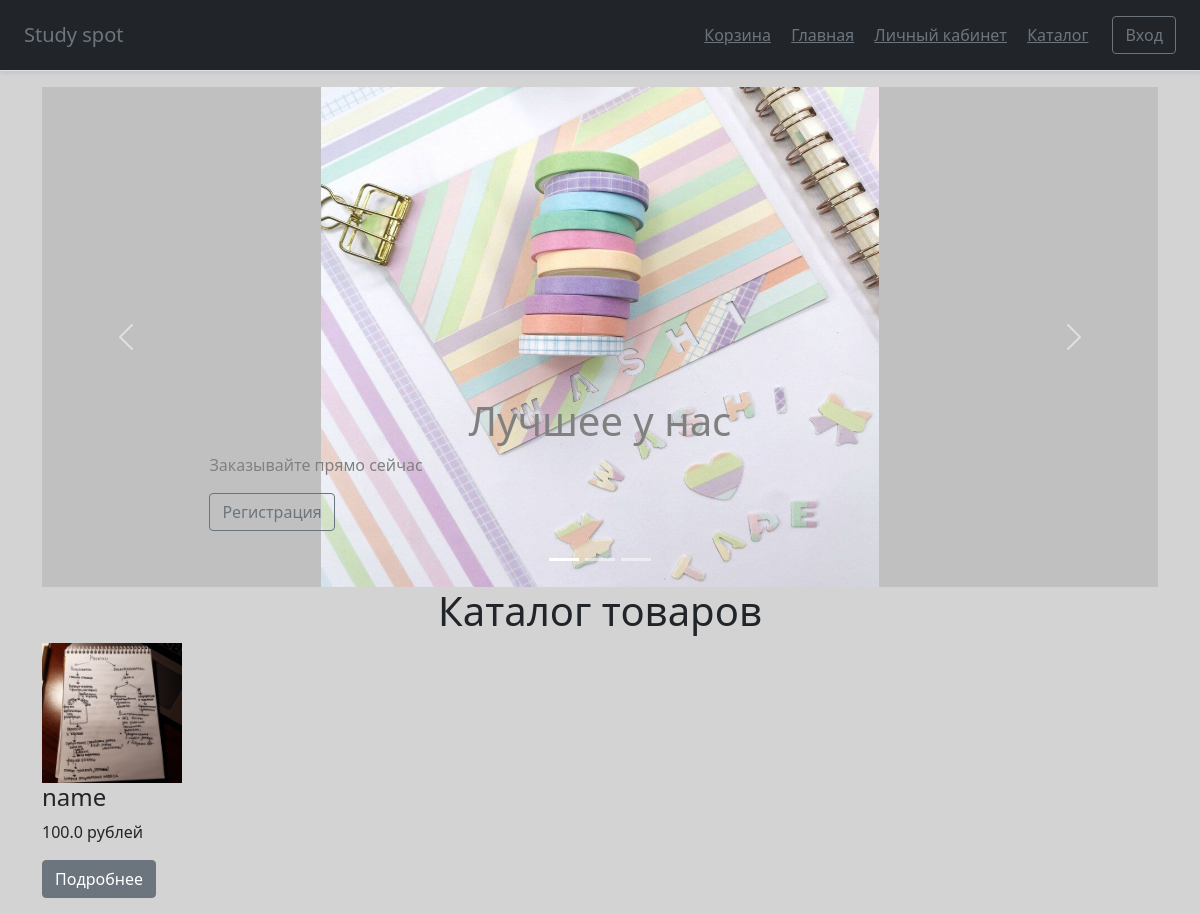
The app's page /catalog, older data.
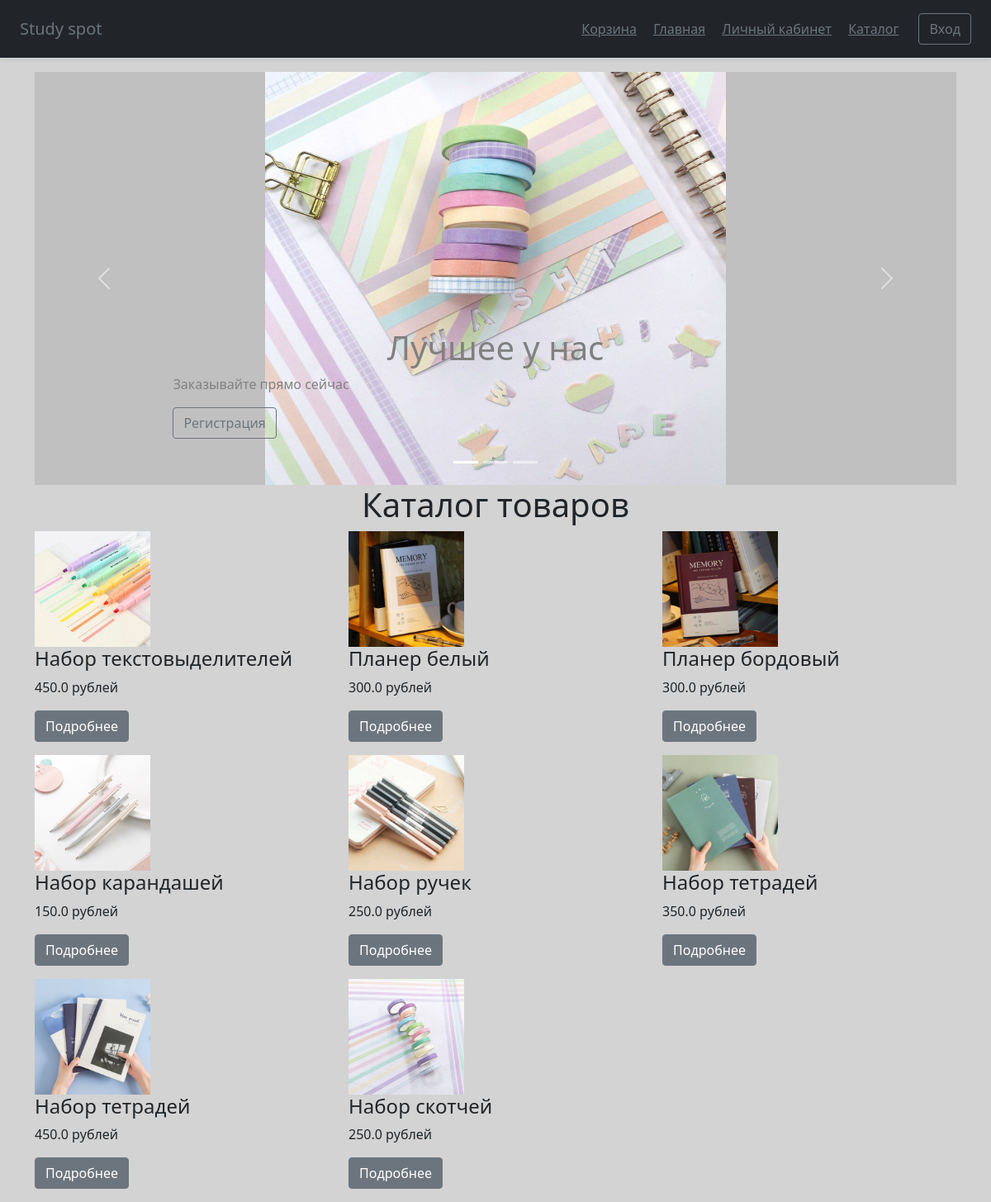
The same page, newer data.
### main.py (models this page shows)
class Items(db.Model):
    id = db.Column(db.Integer, primary_key=True, autoincrement=True)
    name = db.Column(db.String(100), nullable=True)
    description = db.Column(db.Text, nullable=True)
    photo_url = db.Column(db.Text, nullable=True)
    count = db.Column(db.Integer, nullable=True)
    price = db.Column(db.Float, nullable=True)

### main.py (the view)
    @app.route('/catalog')
    def catalog():
        items = Items.query.all()
        return render_template('catalog.html', title='Каталог', css_file='catalog.css', class_main='container',
                               items=items)

### templates/catalog.html (shortened to what this page needs)
{% extends "base.html" %}
{% block content %}
<div id="myCarousel" class="carousel slide" data-bs-ride="carousel">
    <div class="carousel-indicators">
      <button type="button" data-bs-target="#myCarousel" data-bs-slide-to="0" class="active" aria-current="true" aria-label="Slide 1"></button>
      <button type="button" data-bs-target="#myCarousel" data-bs-slide-to="1" aria-label="Slide 2"></button>
      <button type="button" data-bs-target="#myCarousel" data-bs-slide-to="2" aria-label="Slide 3"></button>
    </div>
     <div class="carousel-inner">
      <div class="carousel-item active" style="background-color:Silver;">
        <img class="bd-placeholder-img mx-auto d-block"  src="/static/img/tapescar.jpg" width="50%" height="100%">
        <div class="container">
          <div class="carousel-caption text-start">
            <h1 style="color:Gray;">Лучшее у нас</h1>
            <p style="color:Gray;">Заказывайте прямо сейчас</p>
            <p><a class="btn btn-outline-secondary" href="/registration">Регистрация</a></p>
          </div>
        </div>
      </div>
    </div>
    <button class="carousel-control-prev" type="button" data-bs-target="#myCarousel" data-bs-slide="prev">
      <span class="carousel-control-prev-icon" aria-hidden="true"></span>
    </button>
    <button class="carousel-control-next" type="button" data-bs-target="#myCarousel" data-bs-slide="next">
      <span class="carousel-control-next-icon" aria-hidden="true"></span>
    </button>
  </div>
<h1>Каталог товаров</h1>
<div class="row">
{% for item in items %}
  <div class="col-lg-4">
    <img class="bd-placeholder-img-c" src="{{ item.photo_url }}" width="140" height="140" aria-label="Placeholder: 140x140">
    <h4>{{ item.name }}</h4>
    <p>{{ item.price }} рублей</p>
    <p><a class="btn btn-secondary" href="item/{{ item.id }}">Подробнее</a></p>
  </div>
{% endfor %}
</div>
{% endblock %}

### templates/base.html (shortened to what this page needs)
<!doctype html>
<html lang="ru">
  <head>
      <link href="https://cdn.jsdelivr.net/npm/bootstrap@5.0.0-beta2/dist/css/bootstrap.min.css"
          rel="stylesheet"
>
        <link href="/static/css/{{ css_file }}" rel="stylesheet">
  </head>
  <body>
<header class="d-flex flex-column flex-md-row align-items-center p-3 px-md-4 mb-3 bg-dark border-bottom shadow-sm">
  <p class="h5 my-0 me-md-auto fw-normal text-muted">Study spot</p>
  <nav class="my-2 my-md-0 me-md-3">
    {% if session['id'] %}
    <a class="p-2 text-muted" href="./cart">Корзина</a>
    {% else %}
    <a class="p-2 text-muted" href="./authorization">Корзина</a>
    {% endif %}
    <a class="p-2 text-muted" href="./main_page">Главная</a>
    {% if session['id'] %}
    <a class="p-2 text-muted" href="./personal_info">Личный кабинет</a>
    {% else %}
    <a class="p-2 text-muted" href="./authorization">Личный кабинет</a>
    {% endif %}
    <a class="p-2 text-muted" href="./catalog">Каталог</a>
  </nav>
  {% if session['id'] %}
    <a class="btn btn-outline-secondary" href="./clear">Выход</a>
  {% else %}
    <a class="btn btn-outline-secondary" href="./authorization">Вход</a>
  {% endif %}
</header>
<main role="main" class="{{ class_main }}">
    {% block content %}{% endblock %}
</main>
</body>
</html>

### static/css/catalog.css (style rules this page uses)
body { background-color: lightgrey; }
.bd-placeholder-img { font-size: 1.125rem; text-anchor: middle; height: 500px; weight: 2000px; -webkit-user-select: none; -moz-user-select: none; user-select: none; }
.bd-placeholder-img-c { font-size: 1.125rem; text-anchor: middle; -webkit-user-select: none; -moz-user-select: none; user-select: none; }
h1 { text-align: center; }

Row changes from the older to the newer data that the page shows:
removed Items: photo_url (picture), name "name", price "100.0"
added Items: photo_url (picture), name "Набор текстовыделителей", price "450.0"
added Items: photo_url (picture), name "Планер белый", price "300.0"
added Items: photo_url (picture), name "Планер бордовый", price "300.0"
added Items: photo_url (picture), name "Набор карандашей", price "150.0"
added Items: photo_url (picture), name "Набор ручек", price "250.0"
added Items: photo_url (picture), name "Набор тетрадей", price "350.0"
added Items: photo_url (picture), name "Набор тетрадей", price "450.0"
added Items: photo_url (picture), name "Набор скотчей", price "250.0"
